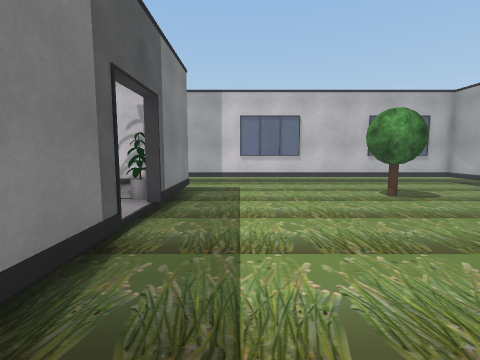
view 1 (above)

21 first-person views from a walk through a 3-D level made in the Unity game engine. The camera is 1.4 m above the floor, tilts 6° down and sees 85° across. The floor is counted in squares, 1 m on a side. Each view is taken from the middle of a square. On the plan, view 1 faces up. The plan holds only what a view shows up to about 13 squares ahead; the rest is blank. The place goes on beyond the plan. Some trees and plants on the terrain are drawn as simple stand-ins. The player is left out.

view 2
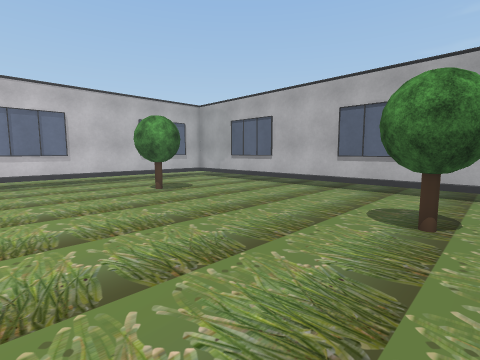

view 3
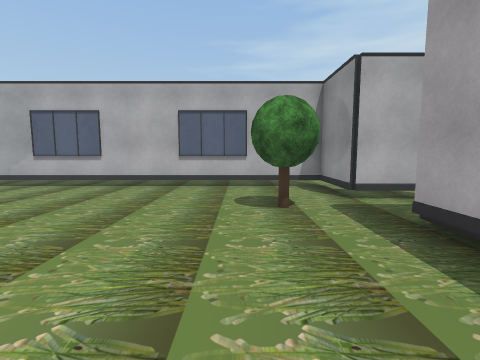

view 4
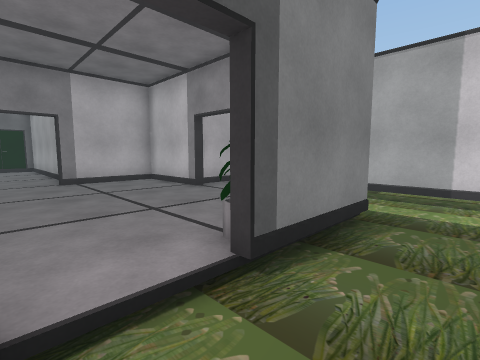

view 5
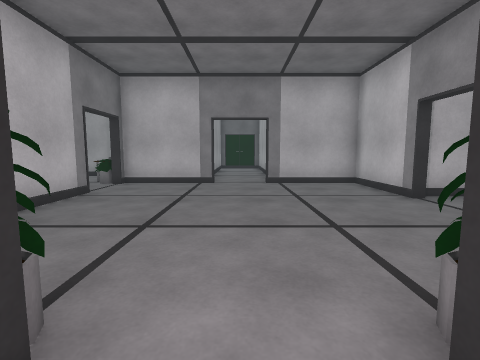

view 6
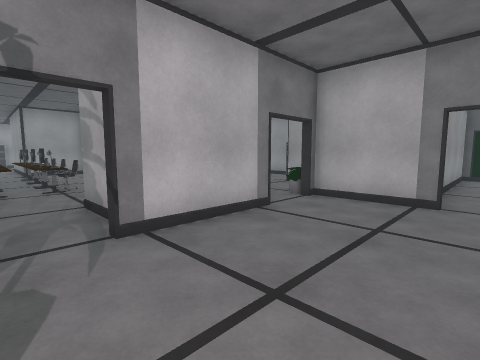

view 7
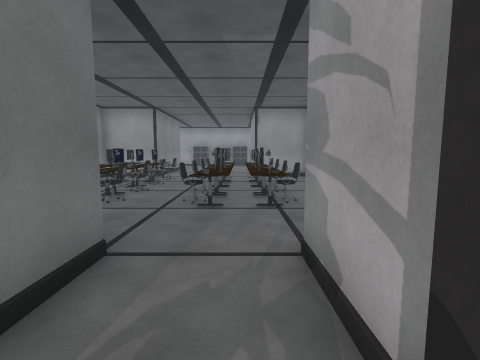

view 8
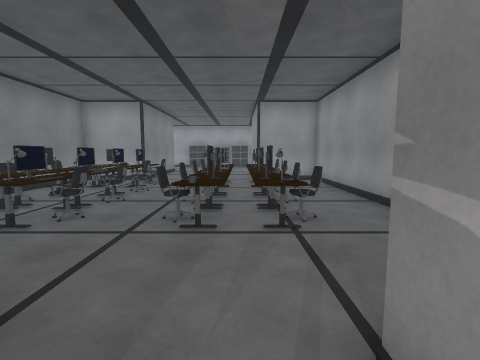

view 9
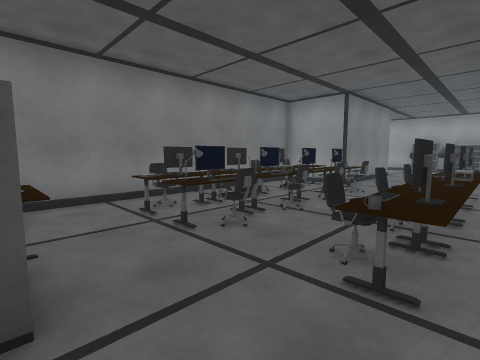

view 10
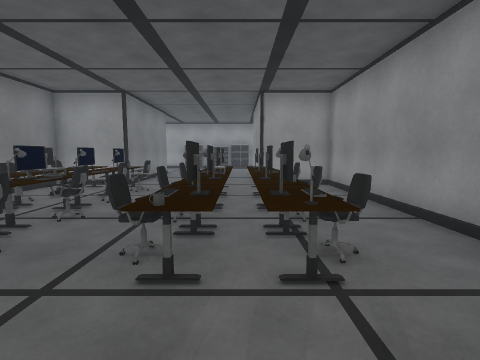

view 11
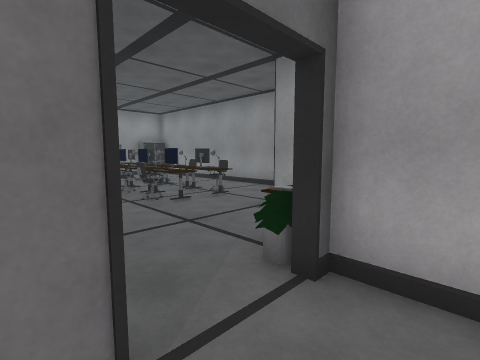

view 12
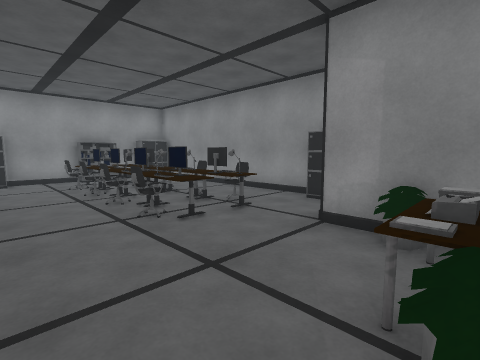

view 13
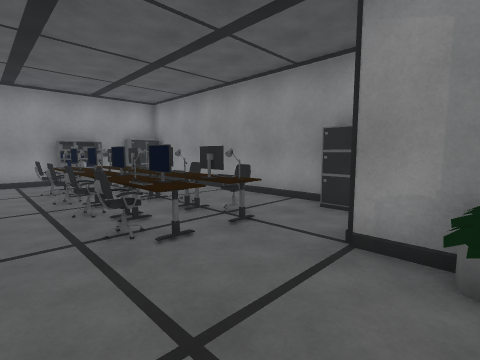

view 14
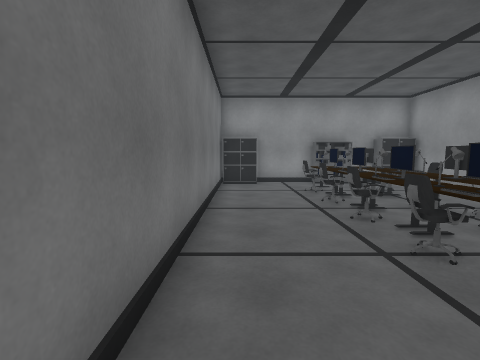

view 15
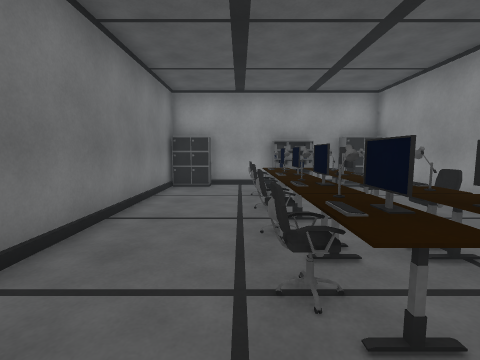

view 16
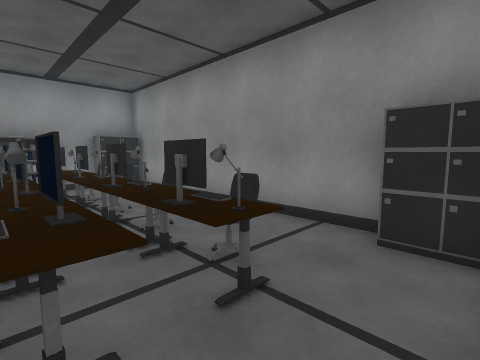

view 17
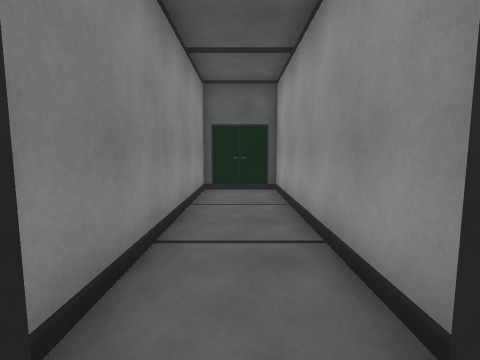

view 18
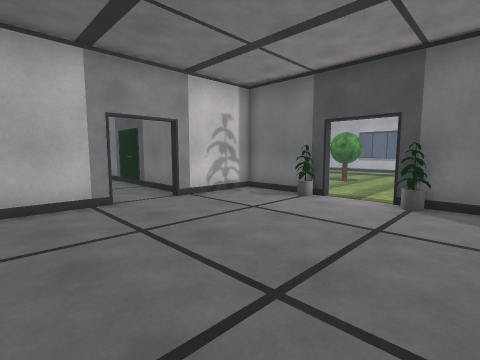

view 19
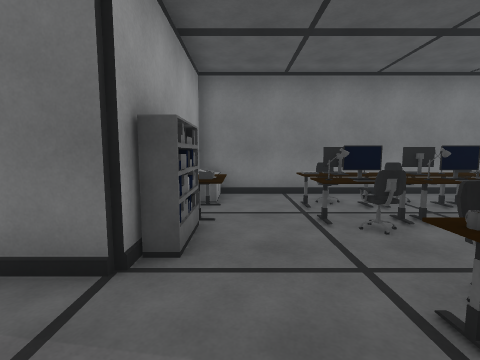

view 20
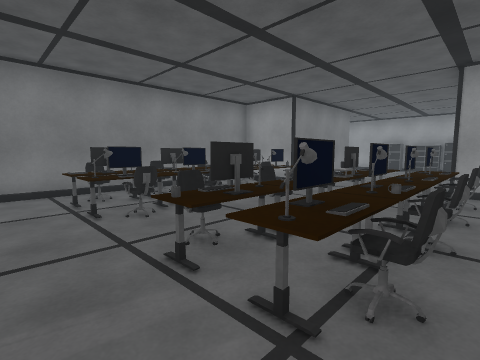

view 21
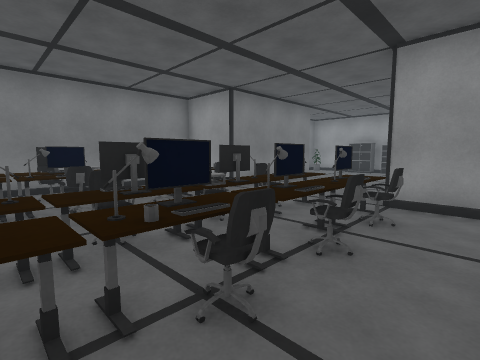

### Floor plan
Key: @ floor where view 1 was taken; # wall or solid block; . main floor; - floor 0.25 m lower than the main floor; / step, stairs or slope; T tree; C chair; M monitor; U mug; K keyboard; P printer; A cabinet; O other object.
Columns run from 20 left of view 1 to 10 right of it. Each row starts with its distance up from view 1.
 13               .#
 12               .################
 11             #..#  ------------#
 10             #..#  ------------#
  9          ####..####-----------#
  8          #........#------T----#
  7          #.......OO-----------#
  6 ##########........#-----------#
  5 #................./-----------#
  4 #................OO-----------#
  3 ##########........#-----------#
  2          #........#-----------#
  1          #........ -----------#
  0       #OPO..####..  @-----T---#
 -1       #OO...   #..# ----------#
 -2       #.....   #..#   --------#
 -3     A #.....#  #..OOOOAA#--####
 -4    AA.......# .......OO.# -#
 -5    #.CMOKC..#...........#
 -6    #..MOK...#.CMOUCCMOOC#
 -7    #.COOOC..#..MOKCCMOOC#
 -8    #..OOO...#.CUOOCCOOOC#
 -9    #.COOOC..#..MOOCCOOOC#
-10    #..OOO...#.CMOOCCMOOC#
-11    #.OOOOC..#..MOOCCMOOC#
-12    #..OOO...#.CMOOCCMO O#
-13    #........#..MOO..MO .#
-14    #AAOO..AA#...........#
-15         ##  ####.. ..###

Positions as (right, up) in squares from view 1, and headings:
1: (0, 0), facing up
2: (0, -1), facing up-right
3: (-1, 1), facing right
4: (0, 4), facing up-left
5: (-1, 5), facing left
6: (-3, 5), facing down-left
7: (-4, 1), facing down
8: (-4, -1), facing down
9: (-4, -3), facing down-right
10: (-4, -3), facing down
11: (-8, 2), facing down-left
12: (-9, 0), facing down-left
13: (-10, -1), facing down-left
14: (-9, -2), facing down
15: (-11, -3), facing down
16: (-12, -3), facing down-left
17: (-10, 5), facing left
18: (-10, 2), facing up-right
19: (-5, -4), facing right
20: (-6, -4), facing down-right
21: (-7, -7), facing down-right
